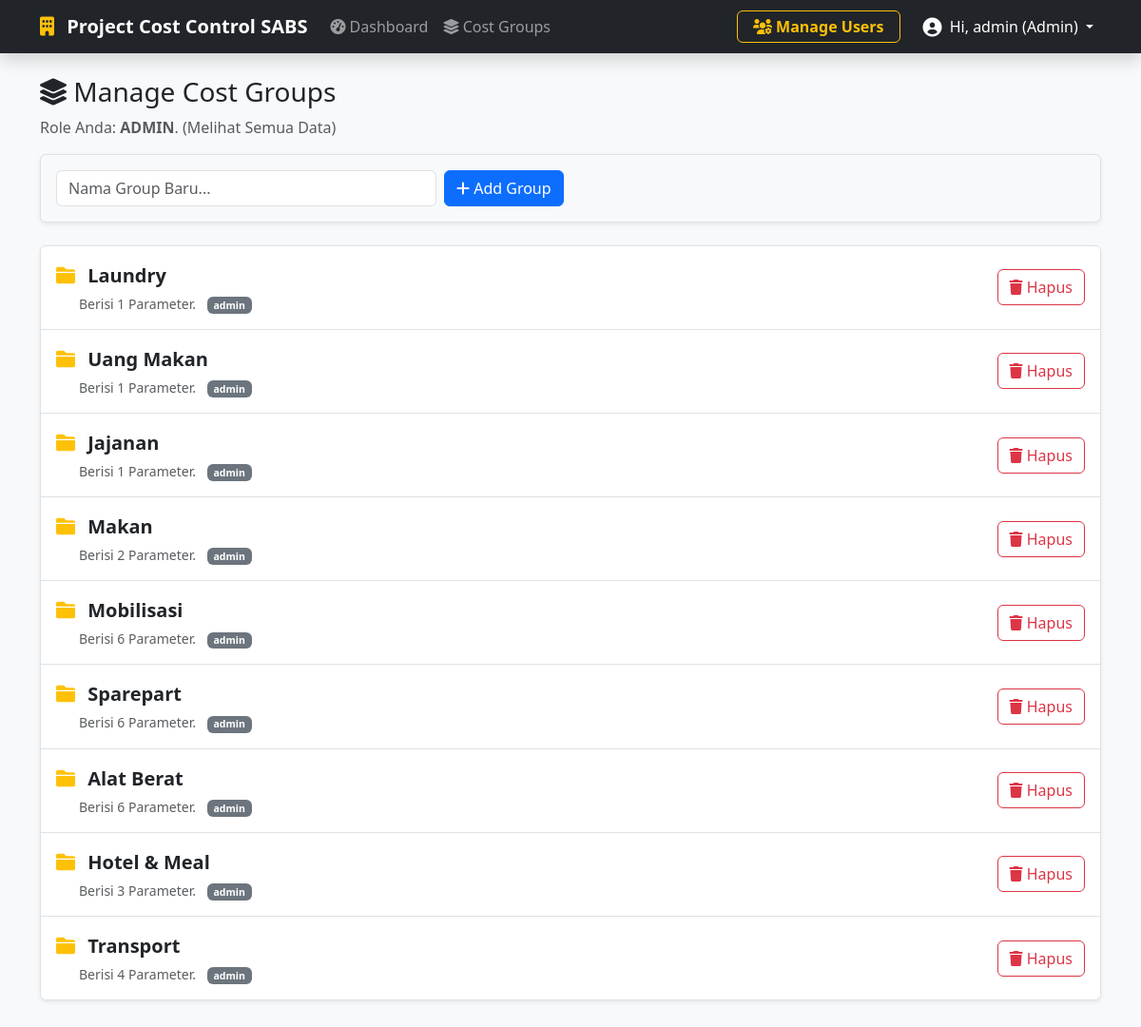
The app's page /groups.php (signed in) with its own data.
### tables this page shows
CREATE TABLE `cost_groups` (
  `id` int(11) NOT NULL,
  `group_name` varchar(100) NOT NULL,
  `created_by_role` enum('admin','karyawan') NOT NULL DEFAULT 'admin'
);

### groups.php (the view, shortened to what this page needs)
<?php
require 'config.php';
require 'header.php';
$userRole = $_SESSION['role'] ?? 'karyawan';
if($userRole === 'admin') {
    $groups = $pdo->query("SELECT * FROM cost_groups ORDER BY id DESC")->fetchAll();
} else {
    $groups = $pdo->query("SELECT * FROM cost_groups WHERE created_by_role = 'karyawan' ORDER BY id DESC")->fetchAll();
}
?>
<div class="row">
    <div class="col-md-12">
        <h3><i class="fas fa-layer-group"></i> Manage Cost Groups</h3>
        <p class="text-muted">
            Role Anda: <strong><?= strtoupper($userRole) ?></strong>.
            <?= $userRole === 'admin' ? '(Melihat Semua Data)' : '(Hanya melihat data Karyawan)' ?>
        </p>
        <form method="POST" class="d-flex gap-2 mb-4 p-3 bg-light border rounded shadow-sm">
            <input type="text" name="group_name" class="form-control" placeholder="Nama Group Baru..." required style="max-width: 400px;">
            <button type="submit" name="add_group" class="btn btn-primary"><i class="fas fa-plus"></i> Add Group</button>
        </form>
        <div class="list-group shadow-sm">
            <?php foreach($groups as $g): ?>
                <div class="list-group-item list-group-item-action d-flex justify-content-between align-items-center p-3">
                    <div>
                        <a href="group_detail.php?id=<?= $g['id'] ?>" class="fw-bold text-decoration-none fs-5 text-dark">
                            <i class="fas fa-folder me-2 text-warning"></i> <?= htmlspecialchars($g['group_name']) ?>
                        </a>
                        <?php
                            $stmtC = $pdo->prepare("SELECT count(*) FROM cost_parameters WHERE group_id = ?");
                            $stmtC->execute([$g['id']]);
                            $count = $stmtC->fetchColumn();
                        ?>
                        <small class="d-block text-muted mt-1 ms-4">
                            Berisi <?= $count ?> Parameter.
                            <span class="badge bg-secondary ms-2"><?= $g['created_by_role'] ?></span>
                        </small>
                    </div>
                    <a href="groups.php?del=<?= $g['id'] ?>" class="btn btn-outline-danger" onclick="return confirm('Hapus Group ini beserta isinya?')">
                        <i class="fas fa-trash"></i> Hapus
                    </a>
                </div>
            <?php endforeach; ?>
        </div>
    </div>
</div>
<?php require 'footer.php'; ?>

### header.php (shortened to what this page needs)
<?php
$userRole = $_SESSION['role'] ?? 'karyawan';
?>
<!DOCTYPE html>
<html lang="id">
<head>
    <link href="https://cdn.jsdelivr.net/npm/bootstrap@5.3.0/dist/css/bootstrap.min.css" rel="stylesheet">
    <link rel="stylesheet" href="https://cdnjs.cloudflare.com/ajax/libs/font-awesome/6.0.0/css/all.min.css">
</head>
<body class="bg-light">
<nav class="navbar navbar-expand-lg navbar-dark bg-dark mb-4 shadow">
  <div class="container">
    <a class="navbar-brand fw-bold" href="dashboard.php">
        <i class="fas fa-building text-warning me-2"></i> Project Cost Control SABS
    </a>
    <div class="collapse navbar-collapse" id="navbarNav">
      <ul class="navbar-nav me-auto mb-2 mb-lg-0">
        <li class="nav-item">
            <a class="nav-link" href="dashboard.php"><i class="fas fa-tachometer-alt"></i> Dashboard</a>
        </li>
        <li class="nav-item">
            <a class="nav-link" href="groups.php"><i class="fas fa-layer-group"></i> Cost Groups</a>
        </li>
      </ul>
      <ul class="navbar-nav ms-auto align-items-center">
        <?php if($userRole === 'admin'): ?>
            <li class="nav-item me-3">
                <a class="nav-link text-warning fw-bold border border-warning rounded px-3 py-1" href="manage_users.php">
                    <i class="fas fa-users-cog"></i> Manage Users
                </a>
            </li>
        <?php endif; ?>
        <li class="nav-item dropdown">
            <a class="nav-link dropdown-toggle text-white" href="#" role="button" data-bs-toggle="dropdown">
                <i class="fas fa-user-circle fa-lg me-1"></i>
                Hi, <?= htmlspecialchars($_SESSION['username'] ?? 'User') ?> (<?= ucfirst($userRole) ?>)
            </a>
        </li>
      </ul>
    </div>
  </div>
</nav>
<div class="container pb-5">

### footer.php (shortened to what this page needs)
</div>
</body>
</html>

### records on screen
cost_groups: group_name "Laundry", count "1", created_by_role "admin"
cost_groups: group_name "Uang Makan", count "1", created_by_role "admin"
cost_groups: group_name "Jajanan", count "1", created_by_role "admin"
cost_groups: group_name "Makan", count "2", created_by_role "admin"
cost_groups: group_name "Mobilisasi", count "6", created_by_role "admin"
cost_groups: group_name "Sparepart", count "6", created_by_role "admin"
cost_groups: group_name "Alat Berat", count "6", created_by_role "admin"
cost_groups: group_name "Hotel & Meal", count "3", created_by_role "admin"
cost_groups: group_name "Transport", count "4", created_by_role "admin"

### other values on screen
$_SESSION['username'] "admin"
$userRole "Admin"
$userRole "ADMIN"
